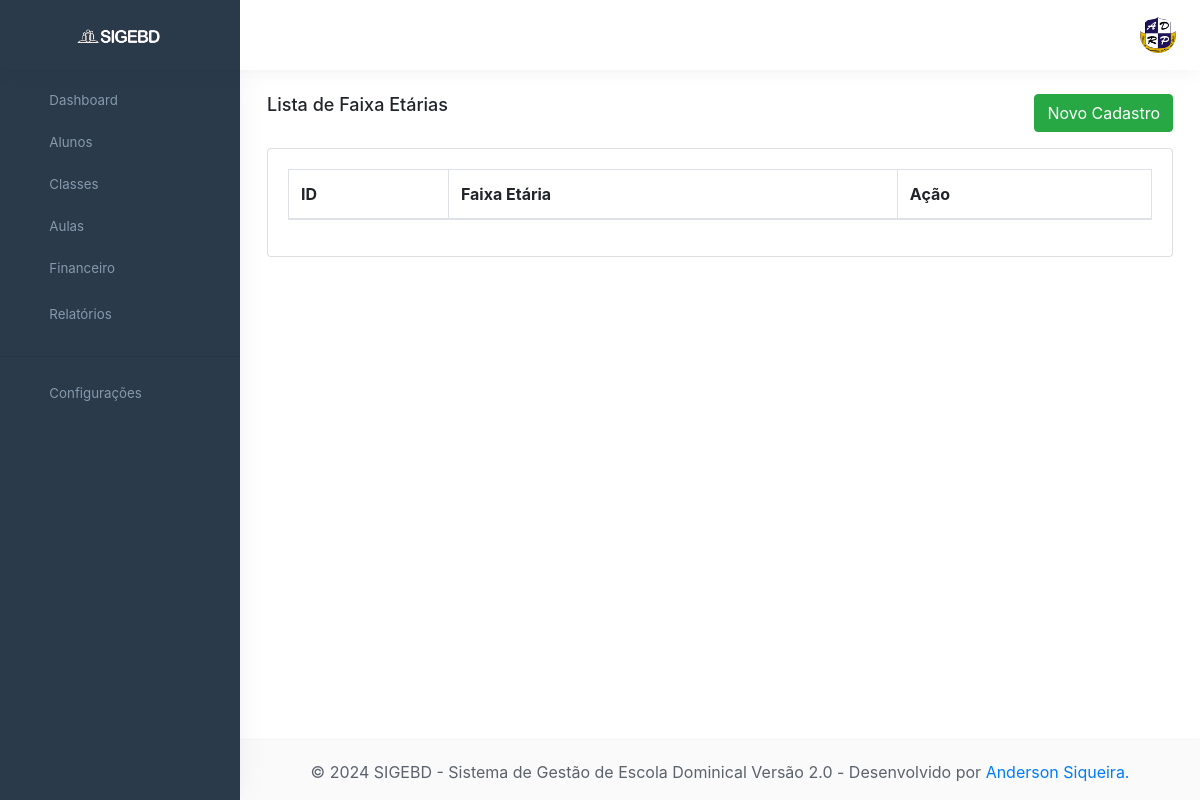
The page /FaixaEtaria on the database as committed earlier.
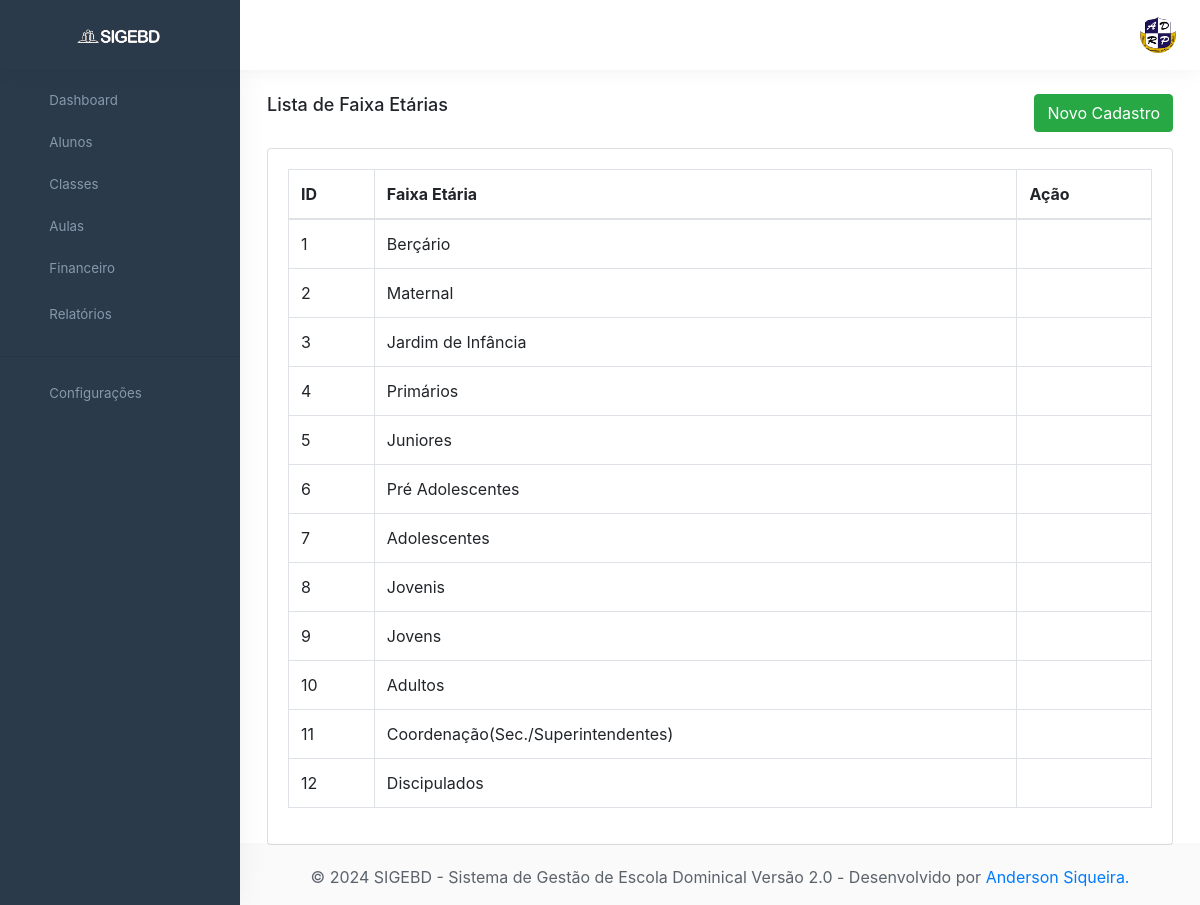
The same page on the database as committed later.
### tables this page shows
CREATE TABLE `faixa_etaria` (
  `id_faixa_etaria` int(11) NOT NULL,
  `faixa_etaria` varchar(150) NOT NULL,
  `status` varchar(1) NOT NULL,
  `data_cad` date DEFAULT curdate(),
  `dtahralteracao` datetime DEFAULT current_timestamp() ON UPDATE current_timestamp(),
  `usualteracao` int(11) DEFAULT NULL
);

### app/core/Controller.php (called while the page is built, shortened)
<?php
class Controller{
     public function load($viewName, $viewData=array()){
       extract($viewData);
       include "app/views/" . $viewName .".php";
   }
}

### app/controllers/FaixaEtariaController.php (called while the page is built, shortened)
<?php
class FaixaEtariaController extends Controller{
    public function index(){
        $dados["lista"] = Service::lista("faixa_etaria");
        $dados["view"]  = "FaixaEtaria/Index";
        $this->load("template", $dados);
    }
 }
?>

### app/core/Core.php (called while the page is built, shortened)
<?php
class Core{
    private $controller;
    private $metodo;
    private $parametros = array();
    public function run(){
       try {
           $c = new $controllerCorrente;
           call_user_func_array(array($c, $this->getMetodo()), $this->getParametros());
       } catch (ArgumentCountError $e) {
           throw new Exception("Erro na linha: " . $e->getLine() ." do arquivo " . $e->getFile() ." <br> O número de argumentos passados não corresponde ao esperado <br><br>" );
       }
    }
    public function verificaUri(){
        $url = filter_input(INPUT_GET, 'request');
        if($url!=""){
            $url = explode('/', $url);
            $this->controller = ucfirst($url[0]) ."Controller";
            array_shift($url);
            if(isset($url[0])){
                $this->metodo = $url[0];
                array_shift($url);
            }else{
                $this->metodo = METODO_PADRAO;
            }
        }else{
            $this->controller = ucfirst(CONTROLLER_PADRAO) ."Controller";
            $this->metodo = METODO_PADRAO;
        }
    }
    public function getMetodo() {
        if(method_exists(NAMESPACE_CONTROLLER .$this->controller, $this->metodo)){
            return $this->metodo;
        }else{
            throw new Exception("Método não encontrado",500);
        }
    }
    public function getParametros() {
        return $this->parametros;
    }
}

### app/core/Model.php (called while the page is built, shortened)
<?php
abstract class Model{
    protected $tabela;
    public function __construct() {
        $this->db = Conexao::getConexao();
    }
    function all($conn, $tabela =null){
        $tabela = ($tabela) ? $tabela: $this->tabela;
        try {
            $sql = "SELECT * FROM ". $tabela;
            $stmt = $conn->query($sql);
            return $stmt->fetchAll(\PDO::FETCH_OBJ);
        }catch (\PDOException $e){
            throw new \Exception($e->getMessage());
        }
    }
}

### app/models/dao/Dao.php (called while the page is built, shortened)
<?php
class Dao extends Model{
    public function lista($tabela){
        return  $this->all($this->db, $tabela);
    }
}

### app/models/service/Service.php (called while the page is built, shortened)
<?php
class Service{
    public static function lista($tabela){
        $dao = new Dao();
        return $dao->lista($tabela);
    }
}

### app/core/Conexao.php (called while the page is built, shortened)
<?php
class Conexao{
    private static $conexao = null;
    public static function getConexao(){
        try{
            if(!self::$conexao){
                self::$conexao = new \PDO("mysql:dbname=".BANCO.";host=".SERVIDOR,USUARIO,SENHA);
                self::$conexao->setAttribute(\PDO::ATTR_ERRMODE, \PDO::ERRMODE_EXCEPTION);
                self::$conexao->exec("SET NAMES " . CHARSET);
            }
            return self::$conexao;
        }catch (PDOException $e){
            throw new Exception("Erro ao tentar conectar com o banco");
        }
    }
}

### app/views/FaixaEtaria/Index.php (the view, shortened to what this page needs)
<div class="row">
    <div class="col-sm-6">
        <div class="page-title-box">
            <h4>Lista de Faixa Etárias</h4>
        </div>
    </div>
    <div class="col-sm-6">
        <div class="state-information d-none d-sm-block">
            <div class="state-graph">
                <a href="<?php echo URL_BASE . "FaixaEtaria/Create" ?>" class="btn btn-success" role="button"
                    aria-pressed="true"><i class="ion ion-md-add-circle-outline"></i>
                    Novo Cadastro</a>
            </div>
        </div>
    </div>
</div>
<div class="row">
    <div class="col-12">
        <div class="card">
            <div class="card-body">
                <table id="datatable" class="table table-bordered dt-responsive nowrap"
                    style="border-collapse: collapse; border-spacing: 0; width: 100%;">
                    <thead>
                        <tr>
                            <th>ID</th>
                            <th>Faixa Etária</th>
                            <th>Ação</th>
                        </tr>
                    </thead>
                    <tbody>
                        <?php foreach ($lista as $f) { ?>
                        <tr>
                            <td><?php echo $f->id_faixa_etaria ?></td>
                            <td><?php echo $f->faixa_etaria ?></td>
                            <td>
                            </td>
                        </tr>
                        <?php } ?>
                    </tbody>
                </table>
            </div>
        </div>
    </div>
</div>

Rows that differ between the two databases and show on the page:
added faixa_etaria: id_faixa_etaria "1", faixa_etaria "Berçário"
added faixa_etaria: id_faixa_etaria "2", faixa_etaria "Maternal"
added faixa_etaria: id_faixa_etaria "3", faixa_etaria "Jardim de Infância"
added faixa_etaria: id_faixa_etaria "4", faixa_etaria "Primários"
added faixa_etaria: id_faixa_etaria "5", faixa_etaria "Juniores"
added faixa_etaria: id_faixa_etaria "6", faixa_etaria "Pré Adolescentes"
added faixa_etaria: id_faixa_etaria "7", faixa_etaria "Adolescentes"
added faixa_etaria: id_faixa_etaria "8", faixa_etaria "Jovenis"
added faixa_etaria: id_faixa_etaria "9", faixa_etaria "Jovens"
added faixa_etaria: id_faixa_etaria "10", faixa_etaria "Adultos"
added faixa_etaria: id_faixa_etaria "11", faixa_etaria "Coordenação(Sec./Superintendentes)"
added faixa_etaria: id_faixa_etaria "12", faixa_etaria "Discipulados"
